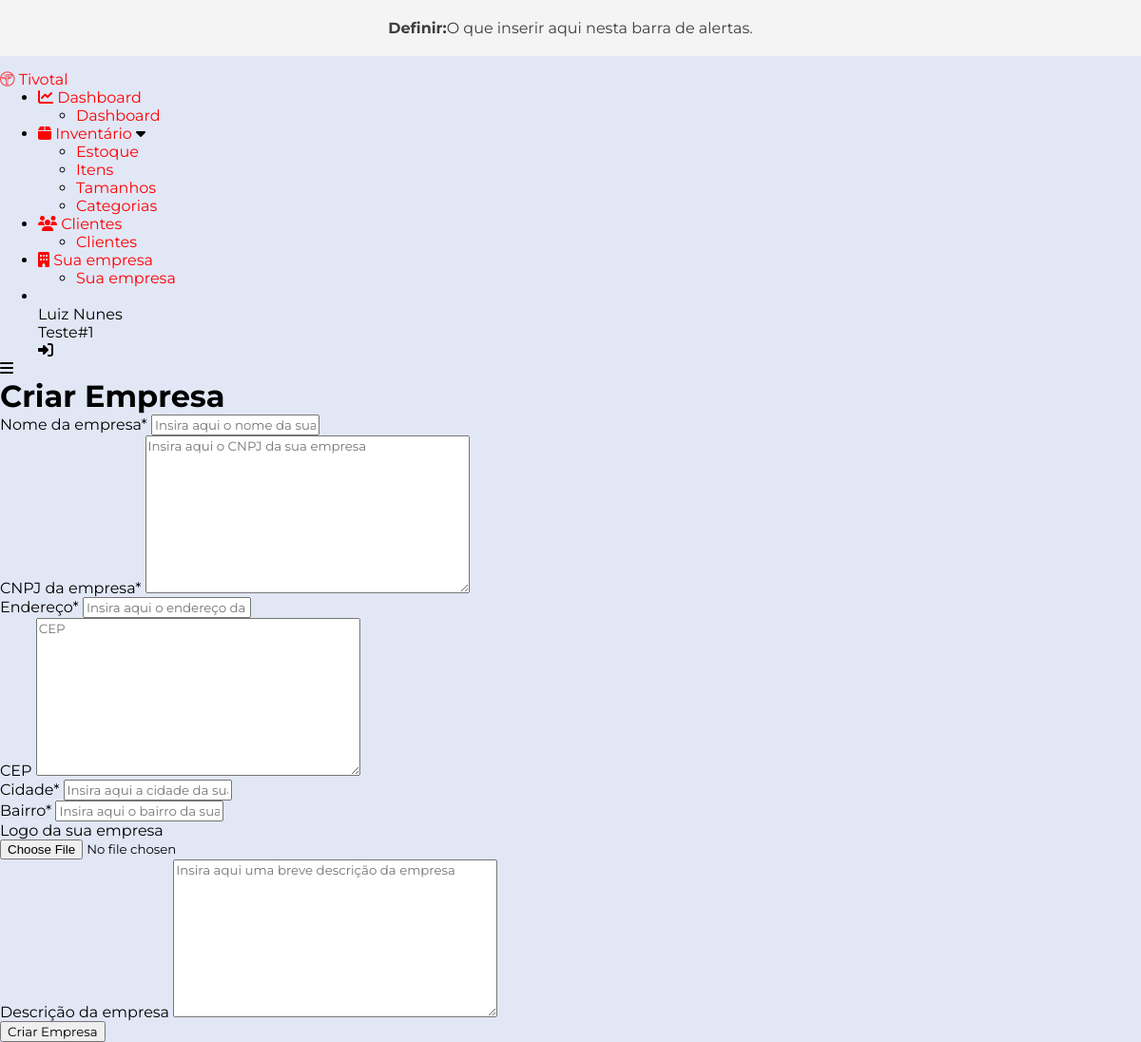
Screenshot of /companies/create/ (signed in) with the database file from the repository.
### accounts/models.py (models this page shows, shortened)
class User(AbstractBaseUser):
    email = models.EmailField(max_length=255, unique=True)
    full_name = models.CharField(max_length=255, blank=True)
    active = models.BooleanField(default=True)
    staff = models.BooleanField(default=False)
    admin = models.BooleanField(default=False)
    timestamp = models.DateTimeField(auto_now_add=True)
    seller = models.BooleanField(default=True)
    manager = models.BooleanField(default=False)
    company = models.ForeignKey(Company, null=True, blank=True, on_delete=models.CASCADE)
    USERNAME_FIELD = 'email'
    REQUIRED_FIELDS = ['full_name']
    objects = UserManager()
    def get_split_name(self): # Return the firstname of the user
        split_name = self.full_name.split(' ')
        return split_name
    @property
    def is_active(self):
        return self.active

### companies/models.py (models this page shows)
class Company(models.Model):
    company_name = models.CharField(max_length=255)
    cnpj = CNPJField(masked=False)
    address = models.CharField(max_length=255)
    cep = BRPostalCodeField(null=True, blank=True)
    city = models.CharField(max_length=255)
    neighborhood = models.CharField(max_length=255)
    logo = models.ImageField(upload_to='user_files', null=True, blank=True)
    bio = models.TextField(null=True, blank=True)
    def __str__(self):
        return self.company_name

### companies/views.py (the view)
# urls.py: path('create/', views.create_company, name='create_company'),
@login_required
def create_company(request):
    if request.method == 'POST':
        form = CompanyCreationForm(request.POST, request.FILES)
        if form.is_valid():
            company = form.save()
            request.user.company = company
            request.user.save()
            return redirect('detail_company', company_id=company.id)
    else:
        form = CompanyCreationForm()
    return render(request, 'create_company.html', {'form': form})

### companies/templates/create_company.html (shortened to what this page needs)
{% extends "base.html" %}
{% load crispy_forms_tags %}
{% block main %}
    <div class="container">
        <h1>Criar Empresa</h1>
        <form method="post" enctype="multipart/form-data">
            {{ form|crispy }}
            <button type="submit" class="btn btn-primary" id="btn-bg-blue-1">Criar Empresa</button>
        </form>
    </div>
{% endblock %}

### templates/base.html (shortened to what this page needs)
<!DOCTYPE html>
{% load static %}
<html lang="en">
<head>
  <link
    rel="stylesheet"
    href="https://cdnjs.cloudflare.com/ajax/libs/font-awesome/6.2.1/css/all.min.css"
  />
  <link rel="stylesheet" href="{% static 'css/style.css' %}">
</head>
<body>
<div class="alertbar">
  <b>Definir: </b> O que inserir aqui nesta barra de alertas.
</div>
    <div class="container">
      <div class="sidebar close">
        <div class="logo">
          <a href="{% url 'list_clients' %}"><i class="fab fa-trade-federation"></i></a>
          <a href="{% url 'list_clients' %}"><span class="logo-name">Tivotal</span></a>
        </div>
        <ul class="nav-list">
          <li>
            <a href="#">
              <i class="fa-solid fa-chart-line"></i>
              <span class="link-name">Dashboard</span>
            </a>
            <ul class="sub-menu blank">
              <li><a href="#" class="link-name">Dashboard</a></li>
            </ul>
          </li>
          <li>
            <div class="icon-link">
              <a href="#">
                <i class="fa-solid fa-box"></i>
                <span class="link-name">Inventário</span>
              </a>
              <i class="fas fa-caret-down arrow"></i>
            </div>
            <ul class="sub-menu">
              <li><a href="{% url 'list_stock' %}">Estoque</a></li>
              <li><a href="{% url 'list_items' %}" class="link-name">Itens</a></li>
              <li><a href="{% url 'list_sizes' %}">Tamanhos</a></li>
              <li><a href="{% url 'list_categories' %}">Categorias</a></li>
            </ul>
          </li>
          <li>
            <a href="#">
              <i class="fa-solid fa-users"></i>
              <span class="link-name">Clientes</span>
            </a>
            <ul class="sub-menu blank">
              <li><a href="#" class="link-name">Clientes</a></li>
            </ul>
          </li>
          <li>
            <a href="{% url 'detail_company' user.company.id %}">
              <i class="fa-solid fa-building"></i>
              <span class="link-name">Sua empresa</span>
            </a>
            <ul class="sub-menu blank">
              <li><a href="{% url 'detail_company' user.company.id %}" class="link-name">Sua empresa</a></li>
            </ul>
          </li>
          <li>
            <div class="profile-details">
              <div class="profile-content">
              </div>
              <div class="name-job">
                <div class="name">{{ user.get_split_name|first|title }} {{ user.get_split_name|last|title }}</div>
                <div class="job">{{ user.company }}</div>
              </div>
              <i class="fas fa-right-to-bracket"></i>
            </div>
          </li>
        </ul>
      </div>
      <div class="home-section">
        <div class="home-content">
          <i class="fas fa-bars"></i>
          {% block main %}
          {% endblock %}
        </div>
      </div>
    </div>
</body>
</html>

### staticfiles/css/style.css (style rules this page uses)
* { margin: 0; font-family:'Montserrat', sans-serif; }
:root { --body-color: #E2E7F6; --primary-color: #0F71F2; --primary: #0F71F2; --warning: #F2B544; --toggle-color: #aaa; --text-color: #707070; --tran-03: all 0.2s ease; --tran-03: all 0.3s ease; --tran-04: all 0.3s ease; --tran-05: all 0.3s ease; }
a { color: red; text-decoration: none; }
body { background-color: var(--body-color); }
.alertbar { padding: 20px; background-color: #F4F4F4; color: #3c3e40; margin-bottom: 15px; align-items: center; justify-content: center; display:flex; text-align: center; }

### rows the page displays
User: get_split_name|first "Luiz", get_split_name|last "Nunes", company "Teste#1"
